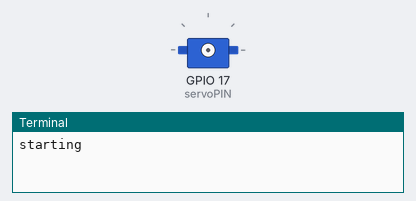
This program was run on a simulated Raspberry Pi (BCM pin numbers). Shown: servo, the last lines printed to the terminal. Servo angles are drawn from the pulse width (0.5 ms = 0°, 2.5 ms = 180°).

Above: at 0.05 s.
At 14.4 s:
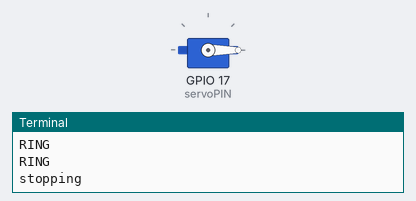
Timing chart, 0 to 18.7 s (numbered marks = the images above):
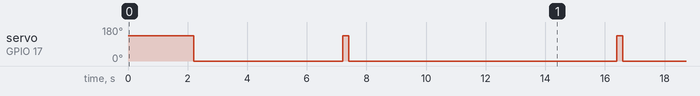

Measured:
- by itself, servo on GPIO 17 (servoPIN): repeats every 14.4 s: 135° 0.20 s, 0° 9.0 s, 135° 0.20 s, 0° 5.0 s

The program:

servoTest.py
```python
import RPi.GPIO as GPIO
import time

servoPIN = 17
GPIO.setmode(GPIO.BCM)
GPIO.setup(servoPIN, GPIO.OUT)

p = GPIO.PWM(servoPIN, 50) # GPIO 17 for PWM with 50Hz
p.start(0)
#p.start(2.5)

def loopServo():
    p.ChangeDutyCycle(5)
    time.sleep(0.5)
    p.ChangeDutyCycle(7.5)
    time.sleep(0.5)
    p.ChangeDutyCycle(10)
    time.sleep(0.5)
    p.ChangeDutyCycle(12.5)
    time.sleep(0.5)
    p.ChangeDutyCycle(10)
    time.sleep(0.5)
    p.ChangeDutyCycle(7.5)
    time.sleep(0.5)
    p.ChangeDutyCycle(5)
    time.sleep(0.5)
    p.ChangeDutyCycle(2.5)
    time.sleep(0.5)


def ringOnce():
    print("RING")
    p.ChangeDutyCycle(10)
    time.sleep(0.2)
    p.ChangeDutyCycle(2.5)
    time.sleep(3)


def testOnOffOn():
    print('starting')

    time.sleep(2)

    ringOnce()
    time.sleep(2)

    ringOnce()
    time.sleep(2)

    print('stopping')
    p.ChangeDutyCycle(0)
    time.sleep(2)


try:
    while True:
        testOnOffOn()


finally:
    p.ChangeDutyCycle(2.5)
    p.stop()
    GPIO.cleanup()
```
